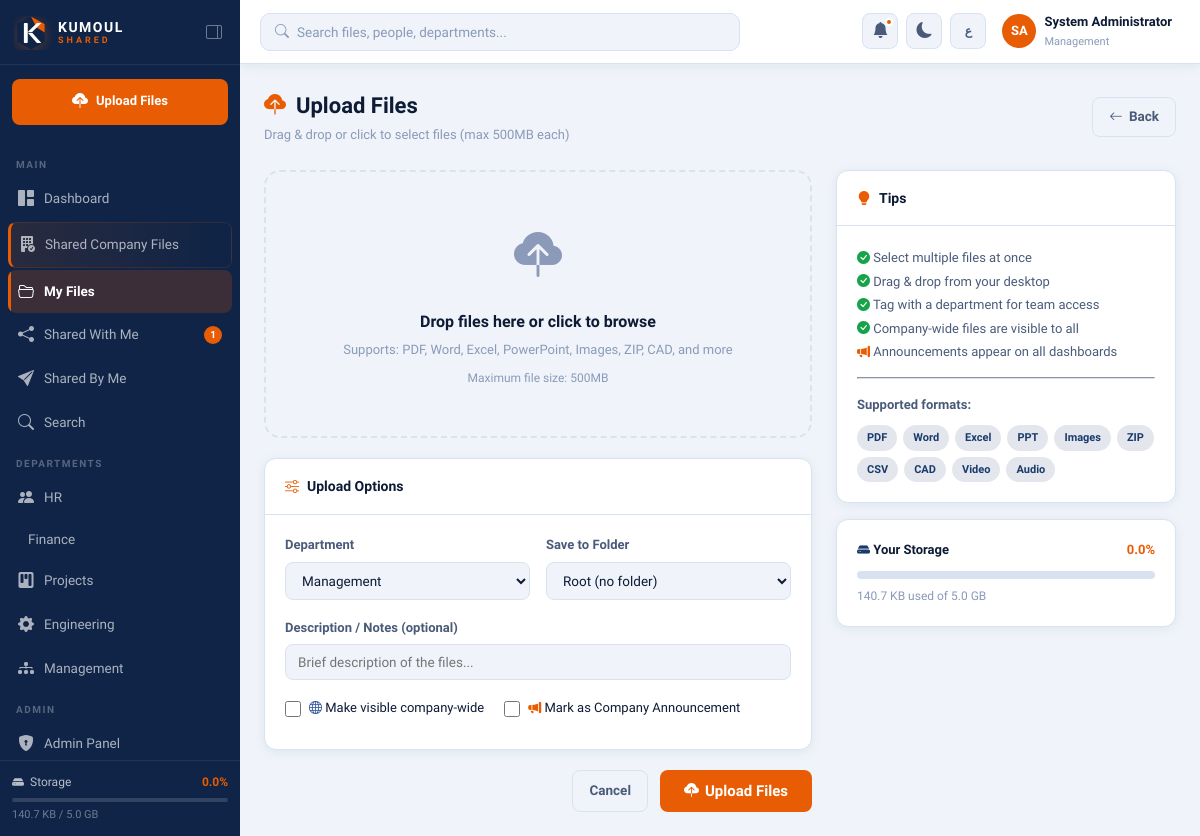
Screenshot of /files/upload (signed in) with the database file from the repository.
### app/models.py (models this page shows, shortened)
class User(UserMixin, db.Model):
    __tablename__ = 'users'
    id = db.Column(db.Integer, primary_key=True)
    username = db.Column(db.String(80), unique=True, nullable=False)
    email = db.Column(db.String(120), unique=True, nullable=False)
    full_name = db.Column(db.String(150), nullable=False)
    full_name_ar = db.Column(db.String(150))
    department = db.Column(db.String(100), nullable=False, default='General')
    role = db.Column(db.String(20), nullable=False, default='employee')
    password_hash = db.Column(db.String(256), nullable=False)
    is_active = db.Column(db.Boolean, default=True)
    avatar_color = db.Column(db.String(20), default='#1a3a6b')
    storage_used = db.Column(db.BigInteger, default=0)
    storage_limit = db.Column(db.BigInteger, default=5 * 1024 * 1024 * 1024)
    created_at = db.Column(db.DateTime, default=datetime.utcnow)
    last_login = db.Column(db.DateTime)
    theme = db.Column(db.String(10), default='light')
    language = db.Column(db.String(5), default='en')
    files = db.relationship('File', backref='owner', lazy='dynamic', foreign_keys='File.owner_id')
    folders = db.relationship('Folder', backref='owner', lazy='dynamic', foreign_keys='Folder.owner_id')
    notifications = db.relationship('Notification', backref='user', lazy='dynamic')
    sent_shares = db.relationship('FileShare', backref='sender', lazy='dynamic', foreign_keys='FileShare.sender_id')
    received_shares = db.relationship('FileShare', backref='recipient', lazy='dynamic', foreign_keys='FileShare.recipient_id')
    def get_initials(self):
        parts = self.full_name.split()
        if len(parts) >= 2:
            return parts[0][0].upper() + parts[-1][0].upper()
        return self.full_name[:2].upper()
    def storage_percent(self):
        if self.storage_limit == 0:
            return 0
        return min(100, round((self.storage_used / self.storage_limit) * 100, 1))

### app/routes/files.py (the view, shortened to what this page needs)
@files_bp.route('/files/upload', methods=['GET', 'POST'])
@login_required
def upload():
    folder_id = request.args.get('folder_id', type=int)
    folders = Folder.query.filter_by(owner_id=current_user.id).all()
    return render_template('files/upload.html', folders=folders, folder_id=folder_id)

### app/__init__.py (called while the page is built)
def _fmt_bytes(size):
    if not size:
        return '0 B'
    for unit in ['B', 'KB', 'MB', 'GB', 'TB']:
        if size < 1024:
            return f"{size:.1f} {unit}"
        size /= 1024
    return f"{size:.1f} TB"

### app/models.py (called while the page is built)
@login_manager.user_loader
def load_user(user_id):
    return User.query.get(int(user_id))

### app/templates/files/upload.html (shortened to what this page needs)
{% extends 'base.html' %}
{% block content %}
<div class="page-header">
  <div>
    <div class="page-title"><i class="bi bi-cloud-upload-fill"></i> Upload Files</div>
    <div class="page-subtitle">Drag & drop or click to select files (max 500MB each)</div>
  </div>
  <a href="{{ url_for('files.list_files') }}" class="btn btn-outline"><i class="bi bi-arrow-left"></i> Back</a>
</div>
<div style="display:grid;grid-template-columns:1fr 340px;gap:24px">
  <div>
    <form method="POST" enctype="multipart/form-data" id="uploadForm">
      <div class="upload-zone" id="uploadZone">
        <i class="bi bi-cloud-upload-fill"></i>
        <h3>Drop files here or click to browse</h3>
        <p>Supports: PDF, Word, Excel, PowerPoint, Images, ZIP, CAD, and more</p>
        <p style="margin-top:8px;font-size:12px;color:var(--text-3)">Maximum file size: 500MB</p>
      </div>
      <div class="card" style="margin-top:20px">
        <div class="card-header">
          <div class="card-title"><i class="bi bi-sliders"></i> Upload Options</div>
        </div>
        <div class="card-body">
          <div style="display:grid;grid-template-columns:1fr 1fr;gap:16px">
            <div class="form-group">
              <label class="form-label">Department</label>
              <select name="department" class="form-control">
                {% for d in ['HR','Finance','Projects','Engineering','Management','General'] %}
                <option value="{{ d }}" {{ 'selected' if d == current_user.department }}>{{ d }}</option>
                {% endfor %}
              </select>
            </div>
            <div class="form-group">
              <label class="form-label">Save to Folder</label>
              <select name="folder_id" class="form-control">
                <option value="">Root (no folder)</option>
              </select>
            </div>
          </div>
          <div class="form-group">
            <label class="form-label">Description / Notes (optional)</label>
            <input type="text" name="description" class="form-control" placeholder="Brief description of the files...">
          </div>
          <div style="display:flex;gap:20px;flex-wrap:wrap">
            <div class="form-check">
              <input type="checkbox" name="is_company_wide" id="companyWide">
              <label for="companyWide" style="cursor:pointer;font-size:13px">
                <i class="bi bi-globe" style="color:var(--navy-light)"></i> Make visible company-wide
              </label>
            </div>
            {% if current_user.role == 'admin' %}
            <div class="form-check">
              <input type="checkbox" name="is_announcement" id="isAnnouncement">
              <label for="isAnnouncement" style="cursor:pointer;font-size:13px">
                <i class="bi bi-megaphone-fill" style="color:var(--orange)"></i> Mark as Company Announcement
              </label>
            </div>
            {% endif %}
          </div>
        </div>
      </div>
      <div style="margin-top:20px;display:flex;gap:12px;justify-content:flex-end">
        <a href="{{ url_for('files.list_files') }}" class="btn btn-outline">Cancel</a>
        <button type="submit" class="btn btn-orange btn-lg">
          <i class="bi bi-cloud-upload-fill"></i> Upload Files
        </button>
      </div>
    </form>
  </div>
  <div>
    <div class="card">
      <div class="card-header">
        <div class="card-title"><i class="bi bi-lightbulb-fill"></i> Tips</div>
      </div>
      <div class="card-body" style="font-size:13px;color:var(--text-2);line-height:1.8">
        <p><i class="bi bi-check-circle-fill" style="color:var(--success)"></i> Select multiple files at once</p>
        <p><i class="bi bi-check-circle-fill" style="color:var(--success)"></i> Drag & drop from your desktop</p>
        <p><i class="bi bi-check-circle-fill" style="color:var(--success)"></i> Tag with a department for team access</p>
        <p><i class="bi bi-check-circle-fill" style="color:var(--success)"></i> Company-wide files are visible to all</p>
        {% if current_user.role == 'admin' %}
        <p><i class="bi bi-megaphone-fill" style="color:var(--orange)"></i> Announcements appear on all dashboards</p>
        {% endif %}
        <hr style="margin:14px 0;border-color:var(--border)">
        <div style="font-weight:600;margin-bottom:8px">Supported formats:</div>
        <div style="display:flex;flex-wrap:wrap;gap:6px">
          {% for ext in ['PDF','Word','Excel','PPT','Images','ZIP','CSV','CAD','Video','Audio'] %}
          <span class="badge badge-navy">{{ ext }}</span>
          {% endfor %}
        </div>
      </div>
    </div>
    <div class="card" style="margin-top:16px">
      <div class="card-body">
        <div style="font-size:13px;font-weight:600;margin-bottom:10px;display:flex;justify-content:space-between">
          <span><i class="bi bi-hdd-fill" style="color:var(--navy)"></i> Your Storage</span>
          <span style="color:var(--orange)">{{ current_user.storage_percent() }}%</span>
        </div>
        <div class="storage-bar" style="height:8px;background:var(--border)">
        </div>
        <div style="font-size:12px;color:var(--text-3);margin-top:8px">
          {{ format_bytes(current_user.storage_used) }} used of {{ format_bytes(current_user.storage_limit) }}
        </div>
      </div>
    </div>
  </div>
</div>
{% endblock %}

### app/templates/base.html (shortened to what this page needs)
<!DOCTYPE html>
<html lang="{{ current_user.language if current_user.is_authenticated else 'en' }}"
      dir="{{ 'rtl' if (current_user.is_authenticated and current_user.language == 'ar') else 'ltr' }}"
      data-theme="{{ current_user.theme if current_user.is_authenticated else 'light' }}">
<head>
  <link href="https://cdn.jsdelivr.net/npm/bootstrap-icons@1.11.3/font/bootstrap-icons.css" rel="stylesheet">
  <link rel="stylesheet" href="{{ url_for('static', filename='css/main.css') }}">
</head>
<body>
{% if current_user.is_authenticated %}
<div class="sidebar" id="sidebar">
  <div class="sidebar-brand">
    <a href="{{ url_for('dashboard.home') }}" class="brand-logo-link">
      <div class="brand-logo-full">
        <div class="brand-text">
          <span class="brand-name">KUMOUL</span>
          <span class="brand-sub">SHARED</span>
        </div>
      </div>
    </a>
    <button class="sidebar-toggle-btn" id="sidebarToggle" title="Toggle sidebar">
      <i class="bi bi-layout-sidebar-reverse"></i>
    </button>
  </div>
  <div class="sidebar-quick-upload">
    <a href="{{ url_for('files.upload') }}" class="btn-quick-upload">
      <i class="bi bi-cloud-upload-fill"></i>
      <span>Upload Files</span>
    </a>
  </div>
  <nav class="sidebar-nav">
    <div class="nav-section-label">Main</div>
    <a href="{{ url_for('dashboard.home') }}"
       class="nav-link {% if request.endpoint == 'dashboard.home' %}active{% endif %}">
      <i class="bi bi-grid-1x2-fill"></i><span>Dashboard</span>
    </a>
    <a href="{{ url_for('company.index') }}"
       class="nav-link nav-link-company {% if 'company.' in (request.endpoint or '') %}active{% endif %}">
      <i class="bi bi-building-fill-check"></i>
      <span>Shared Company Files</span>
    </a>
    <a href="{{ url_for('files.list_files') }}"
       class="nav-link {% if request.endpoint in ['files.list_files','files.upload','files.view_file'] %}active{% endif %}">
      <i class="bi bi-folder2-open"></i><span>My Files</span>
    </a>
    <a href="{{ url_for('sharing.shared_with_me') }}"
       class="nav-link {% if request.endpoint == 'sharing.shared_with_me' %}active{% endif %}">
      <i class="bi bi-share-fill"></i>
      <span>Shared With Me</span>
      {% if unread_notifications > 0 %}
      <span class="nav-badge">{{ unread_notifications }}</span>
      {% endif %}
    </a>
    <a href="{{ url_for('sharing.shared_by_me') }}"
       class="nav-link {% if request.endpoint == 'sharing.shared_by_me' %}active{% endif %}">
      <i class="bi bi-send-fill"></i><span>Shared By Me</span>
    </a>
    <a href="{{ url_for('search.search') }}"
       class="nav-link {% if request.endpoint == 'search.search' %}active{% endif %}">
      <i class="bi bi-search"></i><span>Search</span>
    </a>
    <div class="nav-section-label">Departments</div>
    {% set dept_icons = {'HR':'people','Finance':'cash-stack','Projects':'kanban','Engineering':'gear','Management':'diagram-3'} %}
    {% for dept in ['HR','Finance','Projects','Engineering','Management'] %}
    <a href="{{ url_for('files.list_files', dept=dept) }}"
       class="nav-link {% if request.args.get('dept') == dept %}active{% endif %}">
      <i class="bi bi-{{ dept_icons[dept] }}-fill"></i>
      <span>{{ dept }}</span>
    </a>
    {% endfor %}
    {% if current_user.role == 'admin' %}
    <div class="nav-section-label">Admin</div>
    <a href="{{ url_for('admin.dashboard') }}"
       class="nav-link {% if 'admin' in (request.endpoint or '') %}active{% endif %}">
      <i class="bi bi-shield-lock-fill"></i><span>Admin Panel</span>
    </a>
    {% endif %}
  </nav>
  <div class="sidebar-footer">
    <div class="storage-widget">
      <div class="storage-header">
        <i class="bi bi-hdd-fill"></i>
        <span>Storage</span>
        <span class="storage-percent">{{ current_user.storage_percent() }}%</span>
      </div>
      <div class="storage-bar">
      </div>
      <div class="storage-detail">
        {{ format_bytes(current_user.storage_used) }} / {{ format_bytes(current_user.storage_limit) }}
      </div>
    </div>
  </div>
</div>
<div class="main-wrapper" id="mainWrapper">
  <header class="topbar">
    <div class="topbar-left">
      <form action="{{ url_for('search.search') }}" method="GET" class="topbar-search">
        <i class="bi bi-search search-icon"></i>
        <input type="text" name="q"
               placeholder="Search files, people, departments..."
               value="{{ request.args.get('q', '') }}" autocomplete="off">
      </form>
    </div>
    <div class="topbar-right">
      <div class="topbar-notif" id="notifBtn">
        <button class="icon-btn" title="Notifications">
          <i class="bi bi-bell-fill"></i>
          <span class="notif-dot" id="notifDot"
                {% if unread_notifications == 0 %}style="display:none"{% endif %}></span>
        </button>
      </div>
      <button class="icon-btn theme-toggle" id="themeToggle" title="Toggle dark/light mode">
        <i class="bi bi-{{ 'sun-fill' if current_user.theme == 'dark' else 'moon-fill' }}"></i>
      </button>
      <button class="icon-btn lang-toggle" id="langToggle" title="Toggle language">
        <span>{{ 'EN' if current_user.language == 'ar' else 'ع' }}</span>
      </button>
      <div class="topbar-user" id="userMenuBtn">
        <div class="user-avatar" style="background:{{ current_user.avatar_color }}">
          {{ current_user.get_initials() }}
        </div>
        <div class="user-info">
          <span class="user-name">{{ current_user.full_name }}</span>
          <span class="user-dept">{{ current_user.department }}</span>
        </div>
      </div>
    </div>
  </header>
  <main class="page-content">
    {% block content %}{% endblock %}
  </main>
</div>
{% else %}
  {% block auth_content %}{% endblock %}
{% endif %}
</body>
</html>

### rows the page displays
User: is_active True (drawn), storage_percent "0.0", storage_used "140.7 KB", storage_limit "5.0 GB", language "ع", get_initials "SA", full_name "System Administrator", department "Management"

### other values shown
{{ unread_notifications }} "1"
{{ dept }} "HR" "Finance" "Projects" "Engineering" "Management"
{{ ext }} "PDF" "Word" "Excel" "PPT" "Images" "ZIP" "CSV" "CAD" "Video" "Audio"
form field department "Management"
